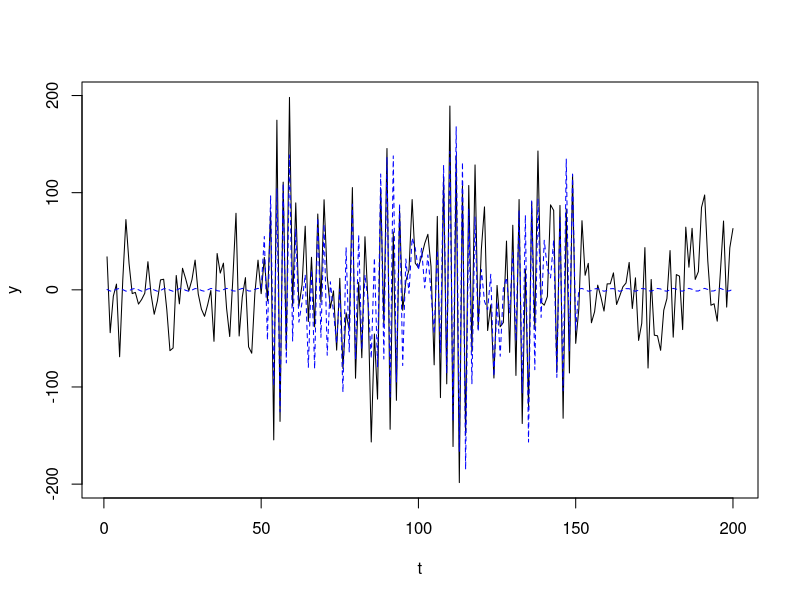
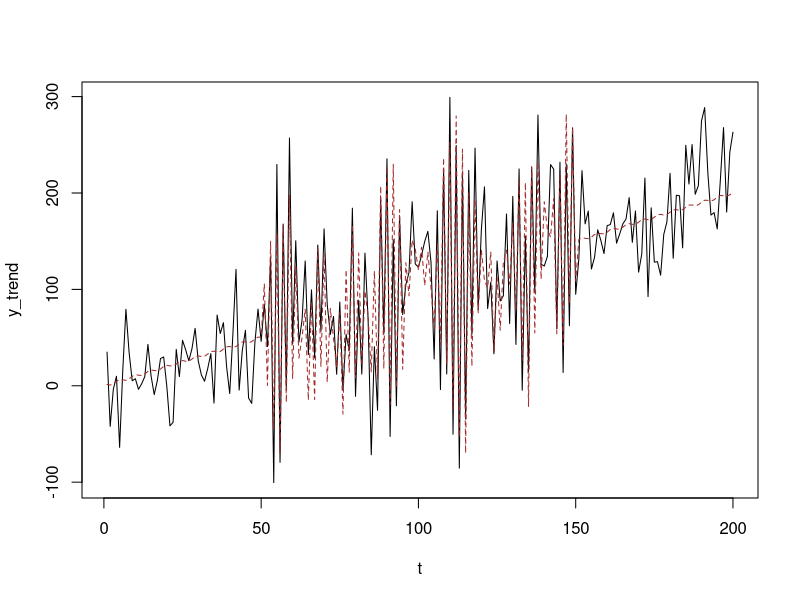
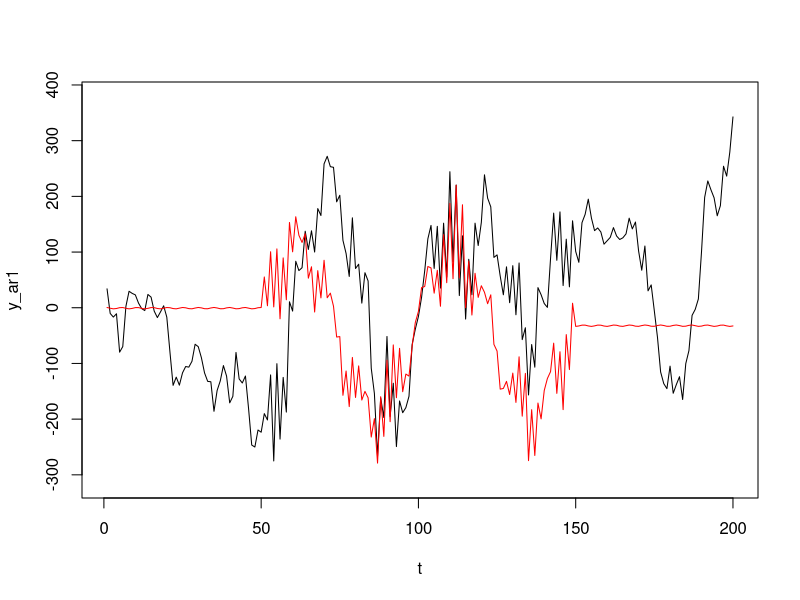

Recreate these plots in R, in order.
# The Weierstrass function returning values with a,b, with wf_iteration terms
wf <- function(x, wf_iterations, a, b)
{
  v <- NULL
  for(j in 1:wf_iterations)
  {
    v[j] <- (a^j)*cos((b^j)*x)    # the formula of each term in Weierstrass function
  }
  return(sum(v))
}

# The required parameters in Weierstrass function.
a <- 1.5               # this parameter's for amplitude
b <- 5                 # this parameter's for the fluctuations
wf_iteration <- 11     # the iteration is the number of terms in the function's series

# The residual with ~IIDN(mean=0,sd)
std_dev <- 35   # standard deviation
n <- 200        # number of observations
u <- rnorm(n,0,std_dev)

# The index of each observation, acting as time series variable 't'
x <- 1:n








# ================== 1. The simulated AR(0) time-series ================== #

y <- NULL    # The generated volatile variable

# The time-series variable with wf+u values

for(i in 1:n)
{
  if((i <= n/4) || (i > 3*n/4))
  {
    y[i] <- wf(x[i],1,a,b)+u[i]
  }

  else
  {
    y[i] <- wf(x[i],wf_iteration,a,b)+u[i]
  }
}

# The trend of the series

trend <- NULL

for(i in 1:n)
{
  if((i <= n/4) || (i > 3*n/4))
  {
    trend[i] <- wf(x[i],1,a,b)              # wf_iteration=1, denoting stable periods
  }
  
  else
  {
    trend[i] <- wf(x[i],wf_iteration,a,b)   # wf_iteration is specified for volatile periods
  }
}


plot(x, y, type="l",lty=1,xlab = "t")       # the stable and volatile periods shown
lines(x,trend,lty=2,lwd=1, col="blue")                  # the trend is the dashed line
# plot(x, trend, type="l")                  # the plot of trend only
# plot(u,type="l")                          # plot of the random normal u








# The three quarters in the stable and volatile periods.
q01 <- 1:(n/4)
q13 <- ((n/4)+1):(3*n/4)
q34 <- (3*n/4+1):n

# the output would be the variance test of the simulated stable vs volatile periods
list(
      var.test(y[q01],y[q13]),
      var.test(y[q13],y[q34]),
      var.test(y[q01],y[q34])
    )










# ============= 2. The simulated time-series with a upward trend ============= #

y_trend <- NULL

# The equation of the upward trend
trend_coefficient <- (1)*x^(1)

# The time-series generation
for(i in 1:n)
{
  if((i <= n/4) || (i > 3*n/4))
  {
    y_trend[i] <- trend_coefficient[i]+wf(x[i],1,a,b)+u[i]
  }
  
  else
  {
    y_trend[i] <- trend_coefficient[i]+wf(x[i],wf_iteration,a,b)+u[i]
  }
}

# The trend generation (the upward trend is included in this)

trend_trend <- NULL

for(i in 1:n)
{
  if((i <= n/4) || (i > 3*n/4))
  {
    trend_trend[i] <- trend_coefficient[i] +
      wf(x[i],1,a,b)
  }
  
  else
  {
    trend_trend[i] <- trend_coefficient[i] +
      wf(x[i],wf_iteration,a,b)
  }
}


plot(x, y_trend, type="l",xlab = 't')
lines(x,trend_trend,lty=2,col="brown")
# plot(x, trend_trend, type="l")
# plot(x[q13], trend_trend[q13], type="l")







q01 <- 1:(n/4)
q13 <- ((n/4)+1):(3*n/4)
q34 <- (3*n/4+1):n

list(
  var.test(y_trend[q01],y_trend[q13]),
  var.test(y_trend[q13],y_trend[q34]),
  var.test(y_trend[q01],y_trend[q34])
)










# ================== 3. The simulated AR(1) time-series ================== #

y_ar1 <- NULL

# The AR(1) coefficient
rho <- 1

# The AR(1) time-series

for(i in 1:n)
{
  if(i == 1)
  {
    y_ar1[i] <- wf(x[i],1,a,b) + u[i]
  }
  else
  {
    if((i <= n/4) || (i > 3*n/4))                   # the stable period of the first and last quarters
    {
      y_ar1[i] <- wf(x[i],1,a,b) +                  # for stability, wf_iteration_ar1 is 1
        rho*y_ar1[i-1] + u[i]
    }
    
    else                                            # the volatile periods in the second and third quarters
    {
      y_ar1[i] <- wf(x[i],wf_iteration,a,b) +   # for volatility, wf_iteration_ar1 is stated above
        rho*y_ar1[i-1] + u[i]
    }
  }
}

# The trend of the AR(1) model, basically the y_ar1 without the residuals

trend_ar1 <- NULL

for(i in 1:n)
{
  if(i == 1)
  {
    trend_ar1[i] <- wf(x[i],1,a,b)
  }
  else
  {
    if((i <= n/4) || (i > 3*n/4))
    {
      trend_ar1[i] <- wf(x[i],1,a,b) +
        rho*trend_ar1[i-1]
    }
    else
    {
      trend_ar1[i] <- wf(x[i],wf_iteration,a,b) +
        rho*trend_ar1[i-1]
    }
  }
}

# The plots illustrates the time-series and its autoregressive trend
                  
plot(x,y_ar1,type="l",                                # the plot of the time-series
     xlab = 't',
     ylim = c(min(min(trend_ar1), min(y_ar1))-std_dev,
              max(max(trend_ar1), max(y_ar1))+std_dev)
)
lines(x,trend_ar1,col="red")                          # the plot of the trend












# Variance tests of the differenced for of the time-series within the volatile vs stable periods

q01 <- 1:(n/4)
q13 <- ((n/4)+1):(3*n/4)
q34 <- (3*n/4+1):n
list(
  var.test(diff(y_ar1[q01]),diff(y_ar1[q13])),
  var.test(diff(y_ar1[q13]),diff(y_ar1[q34])),
  var.test(diff(y_ar1[q01]),diff(y_ar1[q34]))
)